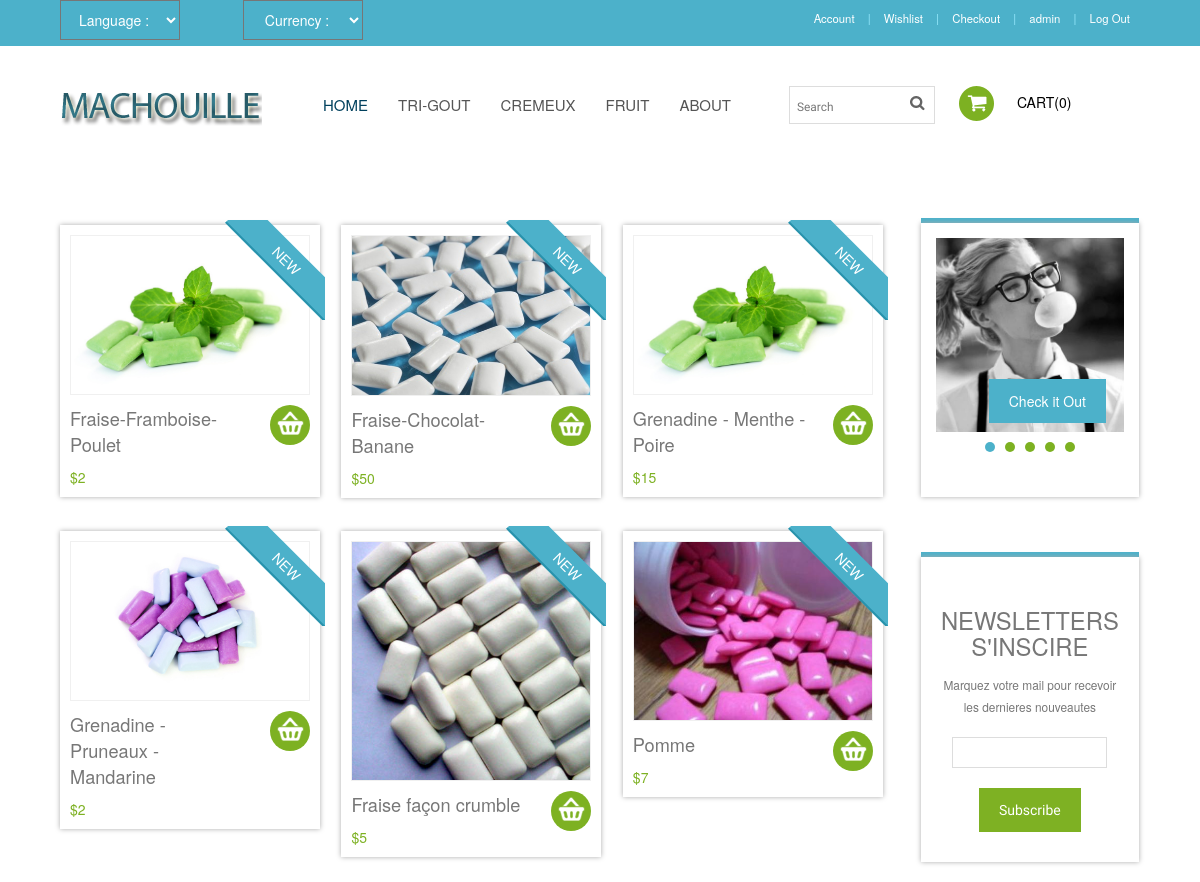
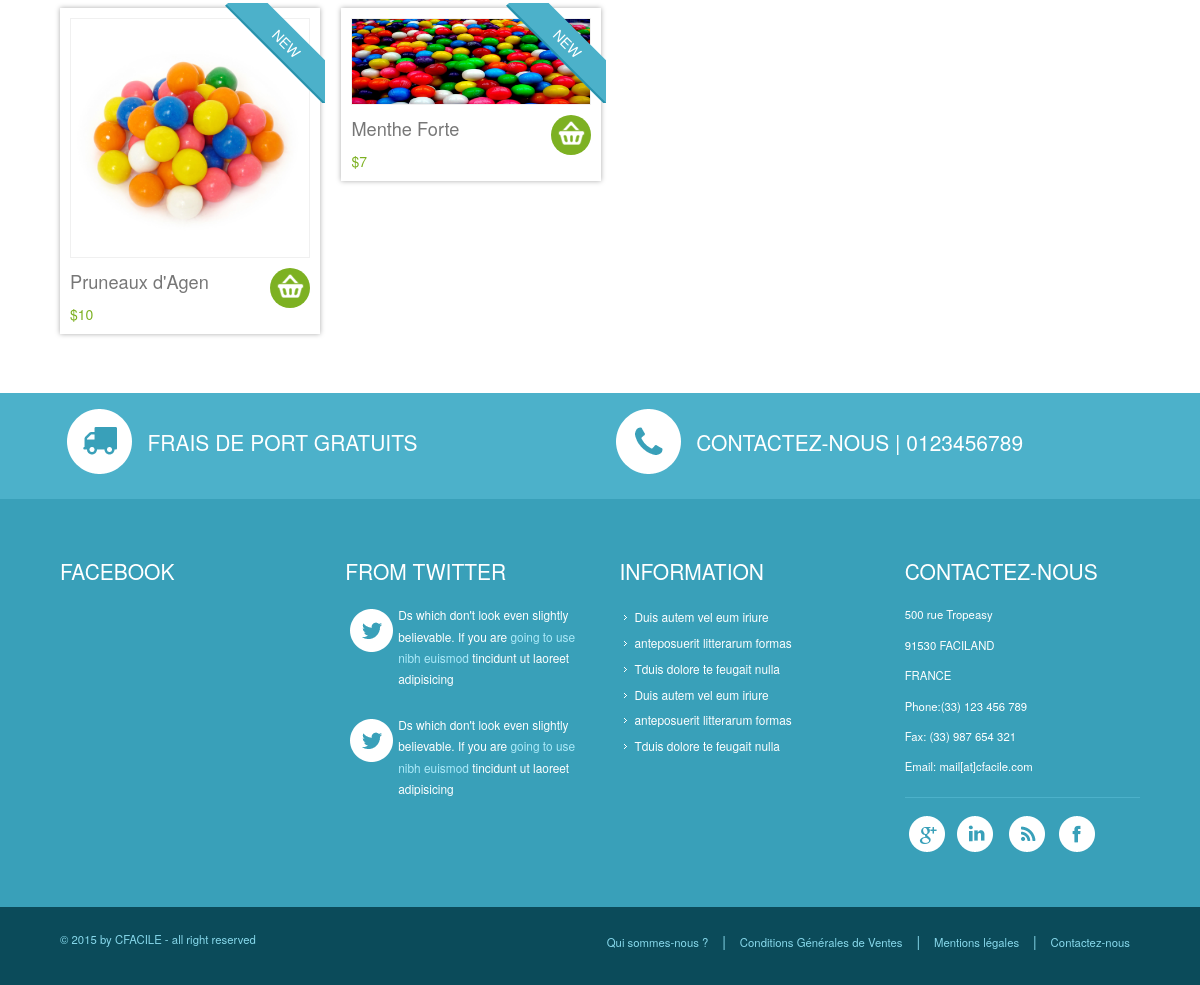
Screenshot of / (signed in) with the database file from the repository (2 pictures, top to bottom).
### tables this page shows
CREATE TABLE IF NOT EXISTS `product` (
  `id` int(11) NOT NULL AUTO_INCREMENT,
  `price` double NOT NULL,
  `name` varchar(100) NOT NULL,
  `category` int(11) NOT NULL DEFAULT '1',
  `img` varchar(40) DEFAULT NULL,
  `desc` text NOT NULL,
  PRIMARY KEY (`id`)
);

### classes/Database.class.php (called while the page is built, shortened)
<?php
		class Database
		{
			private $_link;
			public function __construct()
			{
				try
				{
					$this->_link = new PDO('mysql:host=127.0.0.1;dbname=machouille', "root", "");
					$this->_link->setAttribute(PDO::ATTR_ERRMODE, PDO::ERRMODE_EXCEPTION);
				}
				catch(PDOException $e)
				{
					 die('Database error : ' . $e->getMessage());
				}
			}
			public function prepare($str)
			{
				return $this->_link->prepare($str);
			}
		}
?>

### classes/Product.class.php (called while the page is built, shortened)
<?php
    require_once("Database.class.php");
    Class Product
    {
         private $_db;
        public function __construct()
        {
            $this->_db = new Database();
        }
        public function getAll(){
            $data = $this->_db->prepare("SELECT * FROM product", true);
            $data->execute();
            $result = $data->fetchAll();
            if(empty($result))
                return false;
            else
            {
                return $result;
            }
        }
    }
?>

### classes/displayProducts.php (the view, shortened to what this page needs)
<?php
require_once("classes/Product.class.php");
$nbProductToDisplay = 10;
$productObject = new Product();
if(isset($category) && $category != "")
	$products = $productObject->getByCategoryName($category);
else if(isset($search) && $search != "")
	$products = $productObject->getByName($search);
else
	$products = $productObject->getAll();
?>
<div class="top-box">
<?php
if($products)
for ($i=0; $i < $nbProductToDisplay && $i<count($products); $i++) {
	if($i%3 ==0) {
?>
		</div>
		<div class="top-box">
<?php
	}
?>
 <div class="col_1_of_3 span_1_of_3">
   <a href=<?php echo 'single.php?id=' . $products[$i]['id'] ?>>
	<div class="inner_content clearfix">
		<div class="product_image">
			<img src= <?php echo "images/" . $products[$i]['img'] ?> alt=""/>
		</div>
        <div class="sale-box"><span class="on_sale title_shop">New</span></div>
        <div class="price">
		   <div class="cart-left">
				<p class="title"><?php echo $products[$i]['name'] ?></p>
				<div class="price1">
				  <span class="actual">$<?php echo $products[$i]['price'] ?></span>
				</div>
			</div>
			<div class="cart-right"> </div>
		 </div>
       </div>
     </a>
	</div>
<?php
}
else
	echo "No product found";
?>
</div>

### css/style.css (style rules this page uses)
html,body,div,span,applet,object,iframe,h1,h2,h3,h4,h5,h6,p,blockquote,pre,a,abbr,acronym,address,big,cite,code,del,dfn,em,img,ins,kbd,q,s,samp,small,strike,strong,sub,sup,tt,var,b,u,i,dl,dt,dd,ol,nav ul,nav li,fieldset,form,label,legend,table,caption,tbody,tfoot,thead,tr,th,td,article,aside,canvas,details,embed,figure,figcaption,footer,header,hgroup,menu,nav,output,ruby,section,summary,time,mark,audio,video { margin:0;padding:0;border:0;font-size:100%;font:inherit;vertical-align:baseline; }
a { text-decoration:none; }
img { max-width:100%; }
body { font-family: 'Exo 2', sans-serif; background:#fff; }
.span_1_of_3 { width:31.2%; -webkit-transition: all 0.4s ease; -moz-transition: all 0.4s ease; -o-transition: all 0.4s ease; transition: all 0.4s ease; }
.col_1_of_3 { display: block; float:left; margin: 1% 0 1% 2.6%; box-shadow:0 0 5px #aaa; -webkit-box-shadow:0 0 5px #aaa; -moz-box-shadow:0 0 5px #aaa; -o-box-shadow:0 0 5px #aaa; }
.col_1_of_3:first-child { margin-left: 0; }
.price { padding:10px 0 0 0; }
.inner_content { padding:10px; position: relative; }
.product_image img { display:block; border:1px solid #f0f0f0; }
.sale-box { height: 100px; right: -5px; overflow: hidden; position: absolute; text-align: center; top: -5px; width: 100px; }
.sale-box span.on_sale { background:#4cb1ca; color: #FFF; display: block; left: -9px; font-size:1em; padding: 5px 0; position: relative; text-align: center; top: 25px; -webkit-transform: rotate(45deg); -moz-transform: rotate(45deg); -ms-transform: rotate(45deg); -o-transform: rotate(45deg); transform: rotate(45deg); width: 140px; z-index: 2; text-transform:uppercase; border-bottom: 2px solid #2892AC; }
.cart-left { width:73.5%; float: left; margin-right: 2.6%; }
p.title { color: #777; font-size:1.3em; }
.cart-right { float: right; background: url(../images/cart2.png)2px 0px #7db122; border-radius: 100px; -webkit-border-radius: 100px; -moz-border-radius: 100px; -o-border-radius: 100px; width: 40px; height: 40px; text-align: center; cursor:pointer; }
.price1 { margin-top:10px; }
span.actual { color:#7db122; font-size:1em; }
.top-box { margin-bottom:2%; }

### rows the page displays
product: img (picture), name "Fraise-Framboise-Poulet", price "2"
product: img (picture), name "Fraise-Chocolat-Banane", price "50"
product: img (picture), name "Grenadine - Menthe - Poire", price "15"
product: img (picture), name "Grenadine - Pruneaux - Mandarine", price "2"
product: img (picture), name "Fraise façon crumble", price "5"
product: img (picture), name "Pomme", price "7"
product: img (picture), name "Pruneaux d'Agen", price "10"
product: img (picture), name "Menthe Forte", price "7"

### other values shown
$_SESSION['user']['login'] "admin"
